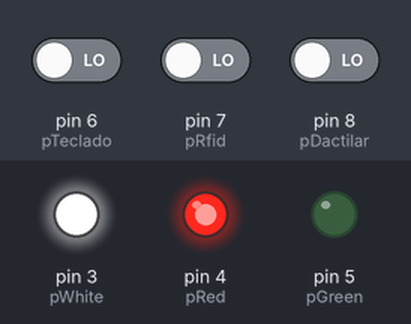
Bench run of a sketch on a simulated Arduino Uno, built with avr-gcc and run on an emulated ATmega328P. Shown: output pins drawn as LEDs (lit = HIGH). The inputs (shaded band) are chosen by the test bench; at power-on: pin 6 (pTeclado) LOW, pin 7 (pRfid) LOW, pin 8 (pDactilar) LOW.

Above: at 1.2 s.
1.3 s: pin 6 (pTeclado) driven HIGH
At 2.0 s:
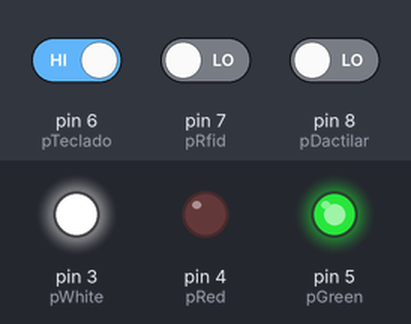
2.8 s: pin 6 (pTeclado) driven LOW
At 5.55 s:
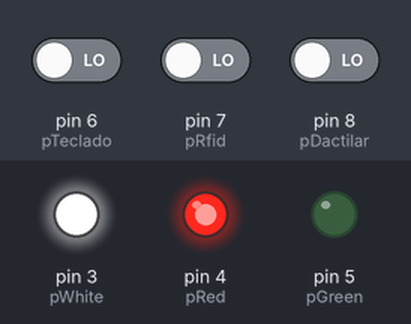
5.8 s: pin 7 (pRfid) driven HIGH
At 6.6 s:
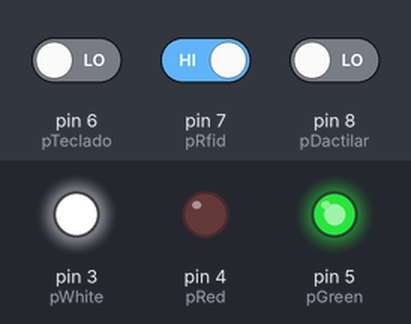
Timing chart, 0 to 8.8 s (numbered marks = the images above; inputs shaded):
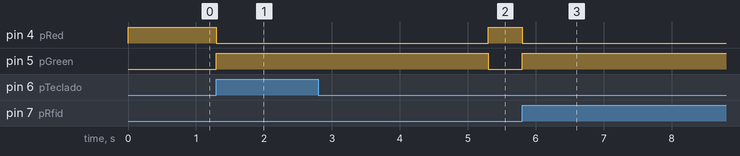

Measured:
- after the input at 1.3 s, pin 4 (pRed): HIGH → LOW at once; pin 5 (pGreen): LOW → HIGH at once
- after the input at 2.8 s, pin 4 (pRed): LOW → HIGH after 2.5 s; pin 5 (pGreen): HIGH → LOW after 2.5 s
- after the input at 5.8 s, pin 4 (pRed): HIGH → LOW at once; pin 5 (pGreen): LOW → HIGH at once

The sketch:

auth_actuador.ino
```cpp
const int pWhite=3;
const int pRed=4;
const int pGreen=5;

const int pTeclado=6;
const int pRfid=7;
const int pDactilar=8;

int auth_Teclado_Ok=0;
int auth_Rfid_Ok=0;
int auth_Dactilar_Ok=0;

int tiempo1_Max=4000; //Milisegons màx. entre pulsacions de tecles.
int tiempo1_Actual=-1;
int tiempo1_Inic=-1;
bool tiempo1_Activo=false;

bool estadoAuthOk=false;

void setup() {
  pinMode(pWhite, OUTPUT);
  pinMode(pRed, OUTPUT);
  pinMode(pGreen, OUTPUT);

  pinMode(pTeclado, INPUT);
  pinMode(pRfid, INPUT);
  pinMode(pDactilar, INPUT);

  digitalWrite(pWhite, HIGH);
  setEstadoAuthNOk();
}

void loop() {
  if ((estadoAuthOk) && (!tiempo1_Activo))
  {
    tiempo1_Inic=millis();
    tiempo1_Activo=true;
  }
  if ((estadoAuthOk) && (tiempo1_Activo))
  {
    tiempo1_Actual=millis();
  }
  if ((estadoAuthOk) && tiempo1_Activo && ((tiempo1_Actual-tiempo1_Inic)>tiempo1_Max))
  {
    setEstadoAuthNOk();
    tiempo1_Activo=false;
  }

  if (!tiempo1_Activo)
  {
    auth_Teclado_Ok=digitalRead(pTeclado);
    auth_Rfid_Ok=digitalRead(pRfid);
    auth_Dactilar_Ok=digitalRead(pDactilar);

    if ((auth_Teclado_Ok) || (auth_Rfid_Ok) || (auth_Dactilar_Ok))
    {
      setEstadoAuthOk();
    }
    else
    {
      setEstadoAuthNOk();
    }
  }
}

void setEstadoAuthOk()
{
  digitalWrite(pRed,LOW);
  digitalWrite(pGreen,HIGH);
  estadoAuthOk=true;
}

void setEstadoAuthNOk()
{
  digitalWrite(pRed,HIGH);
  digitalWrite(pGreen,LOW);
  estadoAuthOk=false;
}
```
